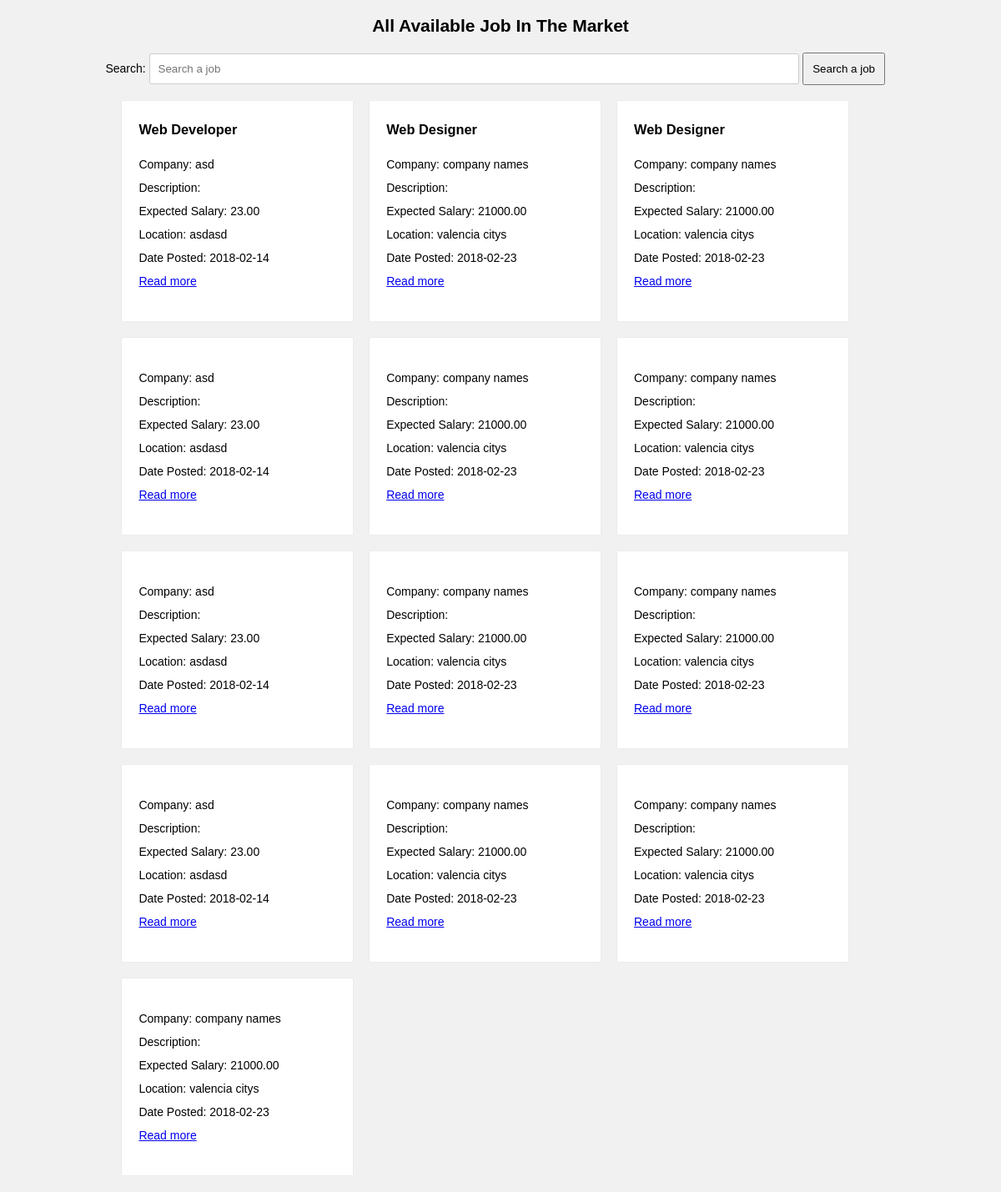
The page / on the database its author committed.
### tables this page shows
CREATE TABLE `tbljobs` (
  `id` int(11) NOT NULL,
  `category_id` int(11) NOT NULL,
  `company` varchar(50) NOT NULL,
  `job_title` varchar(150) NOT NULL,
  `description` text NOT NULL,
  `salary` decimal(10,2) NOT NULL,
  `location` text NOT NULL,
  `contact_user` varchar(50) NOT NULL,
  `contact_email` varchar(100) NOT NULL,
  `post_date` date NOT NULL
);

### include/database.php (called while the page is built, shortened)
<?php
class Database
{
	public $connection;
	public function open_connection()
	{
		$this->connection = mysqli_connect(DB_HOST,
            DB_USER,
            DB_PASS,
            DB_NAME);
	}
	public function query($sql)
	{
		$result = mysqli_query($this->connection, $sql);
		return $result;
	}
}
$db = new Database();
?>

### include/db_object.php (called while the page is built, shortened)
<?php
class DB_Object
{
	public static function find_all() {
		return static::find_by_query("SELECT * FROM " . static::$db_table . "");
	}
	public static function find_by_query($sql)
	{
		global $db;
		$result_set = $db->query($sql);
		$the_object_array = array();
		while($row = mysqli_fetch_array($result_set)) {
			$the_object_array[] = static::instantiation($row);
		}
		return $the_object_array;
	}
	public static function instantiation($the_record){
		$the_object = new $calling_class;
		foreach($the_record as $the_attribute => $value)
		{
			if($the_object->has_the_attribute($the_attribute)) {
				$the_object->$the_attribute = $value;
			}
		}
        return $the_object;
	}
	private function has_the_attribute($the_attribute)
	{
		$object_properties = get_object_vars($this);
		return array_key_exists($the_attribute, $object_properties);
	}
}
?>

### index.php (the view, shortened to what this page needs)
<!DOCTYPE html>
<html>
<head>
</head>
<body>
<h2>All Available Job In The Market</h2>
<div class="container">
    <form action="search.php" method="get">
        <label for="Search">Search:</label>
        <input type="text" name="search" placeholder="Search a job">
        <input type="submit" value="Search a job">
    </form>
    <?php $jobs = Jobs::find_all(); ?>
    <?php foreach ($jobs as $job) : ?>
        <div class="jobs">
            <h3><?= $job->job_title; ?></h3>
            <p>Company: <?= $job->company; ?> <br>
                Description: <?= $job->description; ?><br>
                Expected Salary: <?= $job->salary; ?><br>
                Location: <?= $job->location; ?><br>
                Date Posted: <?= $job->post_date; ?><br>
                <a href="single_page.php?id=<?= $job->id; ?>">Read more</a>
            </p>
        </div>
    <?php endforeach; ?>
</div>
</body>
</html>

### index.php (style rules this page uses)
body { line-height: 2em; font-family: Helvetica, serif; font-size: 14px; background-color: #f1f1f1; }
.jobs { width: 25%; background: #fff; padding: 20px; margin-left: 20px; margin-bottom: 20px; box-shadow: 0 0 1px #ccc; float: left; }
.jobs h3 { color: #000; margin: 0; padding: 0; text-transform: capitalize; }
h2 { text-align: center; text-transform: capitalize; }
.container { width: 80%; margin: 0 auto; }
input[type='text'] { width: 80%; padding: 10px; border-radius: 3px; border: 1px solid #ccc; margin-bottom:20px; }
input[type='submit'] { height: inherit; padding: 10px; }

### rows shown on the page
tbljobs: job_title "Web Developer", company "asd", salary "23.00", location "asdasd", post_date "2018-02-14"
tbljobs: job_title "Web Designer", company "company names", salary "21000.00", location "valencia citys", post_date "2018-02-23"
tbljobs: company "asd", salary "23.00", location "asdasd", post_date "2018-02-14"
tbljobs: company "company names", salary "21000.00", location "valencia citys", post_date "2018-02-23"
tbljobs: company "company names", salary "21000.00", location "valencia citys", post_date "2018-02-23"
tbljobs: company "asd", salary "23.00", location "asdasd", post_date "2018-02-14"
tbljobs: company "company names", salary "21000.00", location "valencia citys", post_date "2018-02-23"
tbljobs: company "company names", salary "21000.00", location "valencia citys", post_date "2018-02-23"
tbljobs: company "asd", salary "23.00", location "asdasd", post_date "2018-02-14"
tbljobs: company "company names", salary "21000.00", location "valencia citys", post_date "2018-02-23"
tbljobs: company "company names", salary "21000.00", location "valencia citys", post_date "2018-02-23"
tbljobs: company "company names", salary "21000.00", location "valencia citys", post_date "2018-02-23"

### other values the page prints
$job->job_title "Web Designer"
$job->company "company names"
$job->salary "21000.00"
$job->location "valencia citys"
$job->post_date "2018-02-23"
